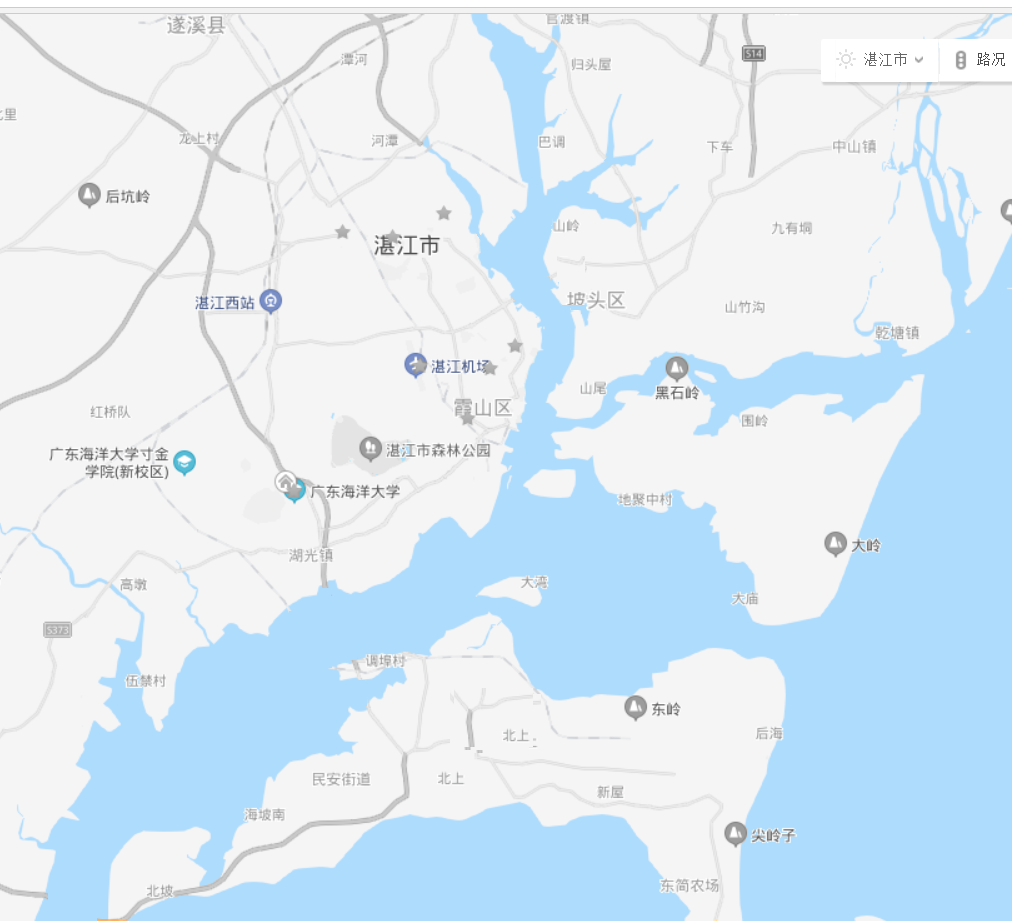
%> input picture 湛江湾1.png, 1012 x 921 px
$ octave zjedge.m   (GNU Octave 9; MATLAB toolbox functions it lacks are replaced by stand-ins)
%> lines starting %> are read from the running program, lines starting %| are printed output that depends on the picture; in (x1, y1, x2, y2) boxes, pixels count from 0 and x2, y2 are one past the last pixel; in counts of white or black regions, pixels touching at a corner belong together; the program's own positions count from 1
img = imread('湛江湾1.png');
%> img is the input picture: size 921x1012x3 uint8; mean R, G, B 219.2, 234.2, 244.7
imshow(img)
site = (img(:,:,1)==174).*...
    (img(:,:,2)==220).*...
    (img(:,:,3)==252);
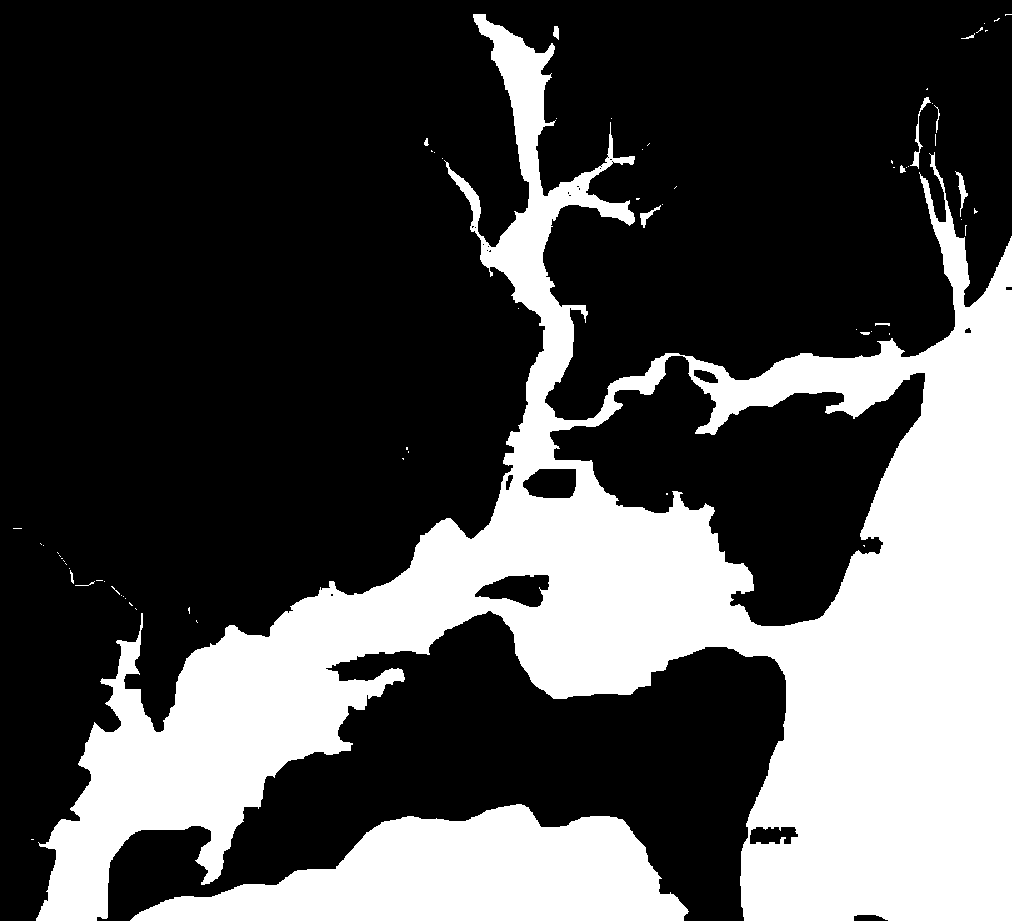
%> site: size 921x1012 double; values 0 (black) and 1 (white), 30.9% white; 68 white regions (54 under 20 px), largest, box (x1, y1, x2, y2) and area: (36, 14, 1012, 921) 248737, (130, 804, 689, 921) 38637, (910, 97, 931, 169) 240
img = rgb2gray(img);
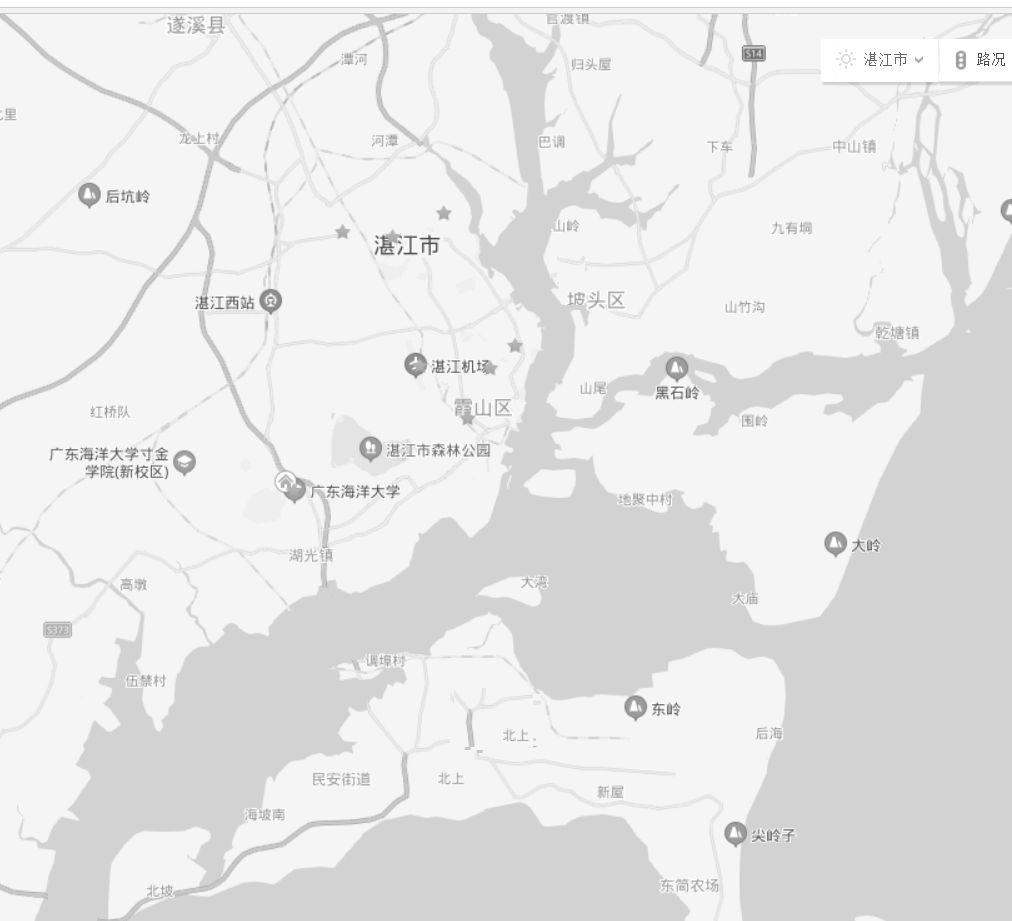
%> img: size 921x1012 uint8; min 72, max 255, mean 231
img(find(~site))=0;
img(find(site))=255;
%imshow(img)
title('raw')

i2=im2bw(img);    %二值化搜索
i3 = bwmorph(i2,'close');  %闭运算
%> i3: size 921x1012 logical; 31% white; 68 white regions (54 under 20 px), largest, box (x1, y1, x2, y2) and area: (36, 14, 1012, 921) 248830, (130, 804, 689, 921) 38637, (910, 97, 931, 169) 240
% figure
% imshow(i3)
% title('close')
i4 = bwmorph(i2,'open');  %开运算
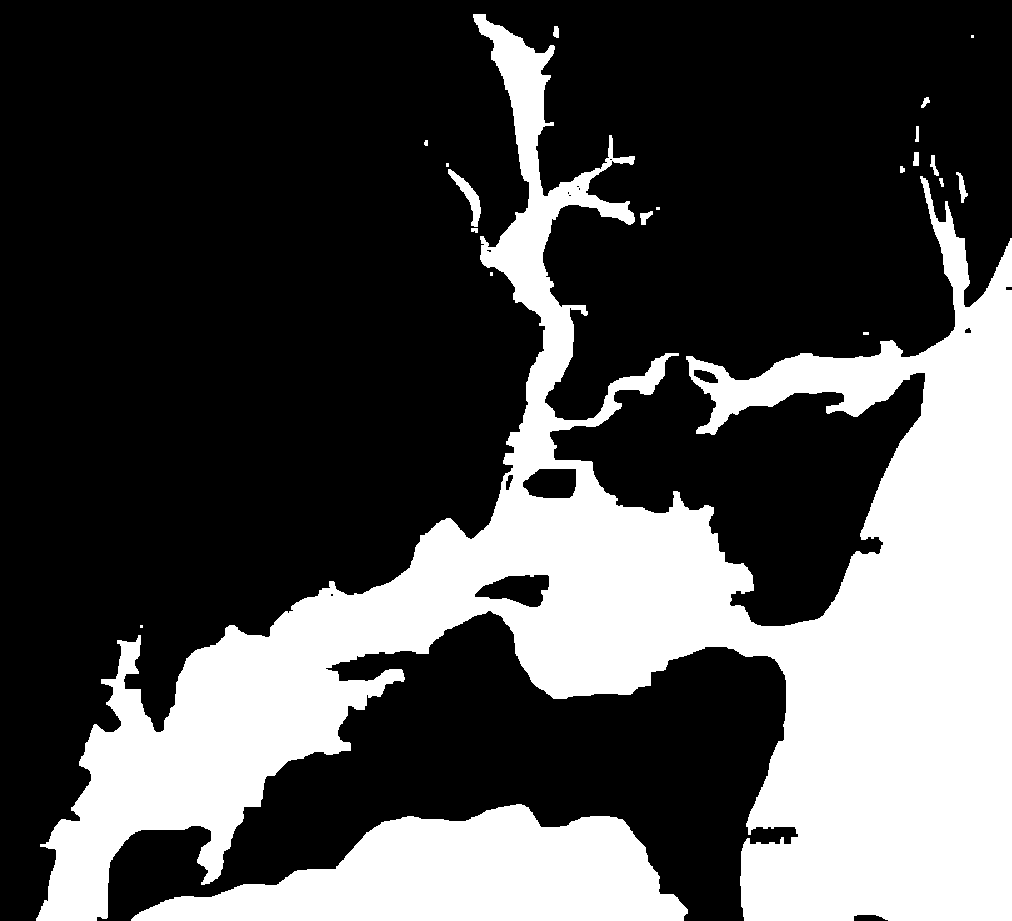
%> i4: size 921x1012 logical; 30.9% white; 20 white regions (6 under 20 px), largest, box (x1, y1, x2, y2) and area: (36, 14, 1012, 921) 247651, (131, 804, 688, 921) 38629, (448, 169, 481, 227) 549
figure(1)
imshow(i4)
% title('open')
%bwmorph还支持类似bothat
%tophat thin等操作个体看下help参数

save('map_zj','i4');
img = i4;
